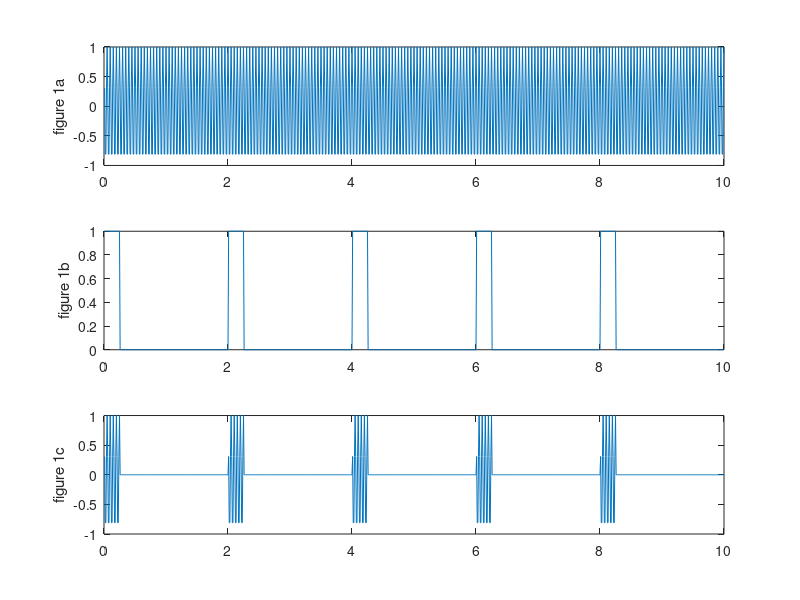
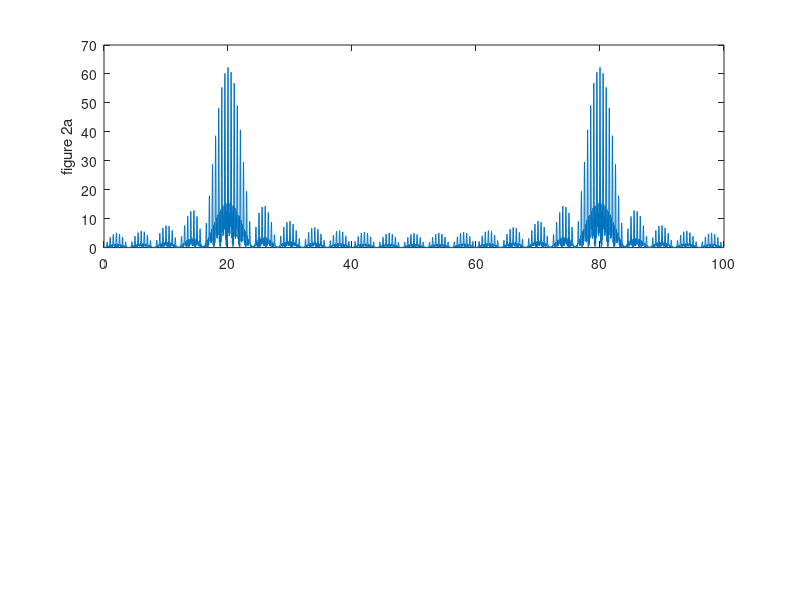
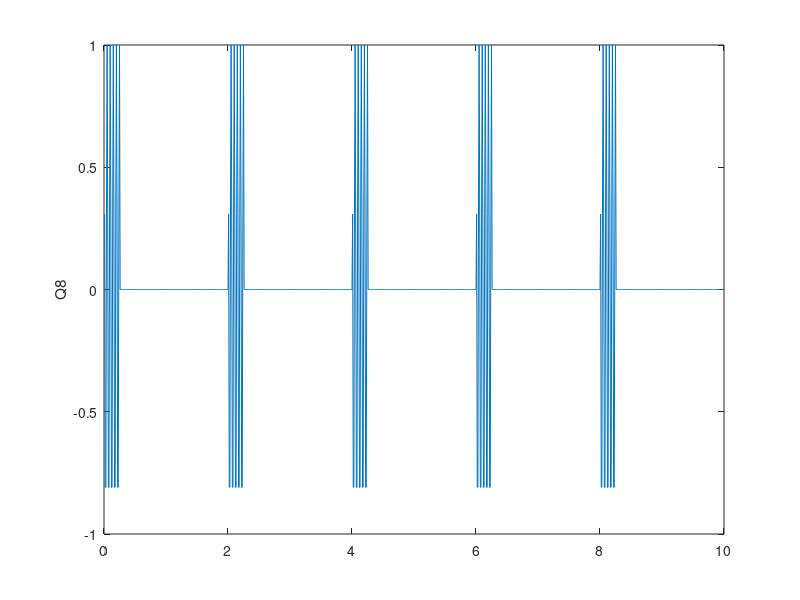

Write MATLAB code to recreate these figures, in order.
Fe = 100; # Hz
duree = 10 ; # secondes
t = [1/Fe:1/Fe:duree];
f0 = 20; # Hz
m = cos(2*pi*f0*t);
T = 0.25; # secondes
D = 2; # secondes
x(1:length(t)) = 0;

for i = 0:duree/D-T
  x(i*Fe*D+1:i*Fe*D+T*Fe) = 1;
end

s = m.*x;

figure;
subplot(311);plot(t,m) ; ylabel('figure 1a');
subplot(312);plot(t,x) ; ylabel('figure 1b');
subplot(313);plot(t,s) ; ylabel('figure 1c');

M = 4096;
S = fft(s, M);
f = [0:M-1]/M*Fe;

figure;subplot(211); plot(f, abs(S)) ; ylabel('figure 2a');

figure; plot(t, s); ylabel('Q8');